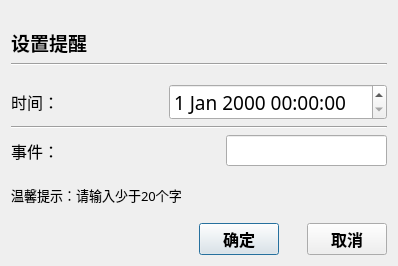
<?xml version="1.0" encoding="UTF-8"?>
<ui version="4.0">
 <class>Dialog</class>
 <widget class="QDialog" name="Dialog">
  <property name="geometry">
   <rect>
    <x>0</x>
    <y>0</y>
    <width>398</width>
    <height>266</height>
   </rect>
  </property>
  <property name="font">
   <font>
    <family>楷体</family>
    <pointsize>12</pointsize>
   </font>
  </property>
  <property name="windowTitle">
   <string>Dialog</string>
  </property>
  <layout class="QVBoxLayout" name="verticalLayout_2">
   <item>
    <layout class="QVBoxLayout" name="verticalLayout">
     <item>
      <spacer name="verticalSpacer_6">
       <property name="orientation">
        <enum>Qt::Vertical</enum>
       </property>
       <property name="sizeHint" stdset="0">
        <size>
         <width>20</width>
         <height>18</height>
        </size>
       </property>
      </spacer>
     </item>
     <item>
      <widget class="QLabel" name="label">
       <property name="font">
        <font>
         <family>楷体</family>
         <pointsize>14</pointsize>
         <weight>75</weight>
         <bold>true</bold>
        </font>
       </property>
       <property name="styleSheet">
        <string notr="true">background-image:url(:/photo/qing.png)</string>
       </property>
       <property name="text">
        <string>设置提醒</string>
       </property>
      </widget>
     </item>
     <item>
      <widget class="Line" name="line">
       <property name="styleSheet">
        <string notr="true">background-image:url(:black.png)</string>
       </property>
       <property name="orientation">
        <enum>Qt::Horizontal</enum>
       </property>
      </widget>
     </item>
     <item>
      <spacer name="verticalSpacer">
       <property name="orientation">
        <enum>Qt::Vertical</enum>
       </property>
       <property name="sizeHint" stdset="0">
        <size>
         <width>20</width>
         <height>13</height>
        </size>
       </property>
      </spacer>
     </item>
     <item>
      <layout class="QHBoxLayout" name="horizontalLayout_2">
       <item>
        <widget class="QLabel" name="label_3">
         <property name="styleSheet">
          <string notr="true">background-image:url(:/photo/sky.png)</string>
         </property>
         <property name="text">
          <string>时间：</string>
         </property>
        </widget>
       </item>
       <item>
        <spacer name="horizontalSpacer_2">
         <property name="orientation">
          <enum>Qt::Horizontal</enum>
         </property>
         <property name="sizeHint" stdset="0">
          <size>
           <width>10</width>
           <height>20</height>
          </size>
         </property>
        </spacer>
       </item>
       <item>
        <widget class="QDateTimeEdit" name="dateTimeEdit">
         <property name="font">
          <font>
           <family>楷体</family>
           <pointsize>14</pointsize>
          </font>
         </property>
        </widget>
       </item>
      </layout>
     </item>
     <item>
      <widget class="Line" name="line_2">
       <property name="styleSheet">
        <string notr="true">background-image:url(:black.png)</string>
       </property>
       <property name="orientation">
        <enum>Qt::Horizontal</enum>
       </property>
      </widget>
     </item>
     <item>
      <layout class="QHBoxLayout" name="horizontalLayout_3">
       <item>
        <widget class="QLabel" name="label_2">
         <property name="styleSheet">
          <string notr="true">background-image:url(:/photo/sky.png)</string>
         </property>
         <property name="text">
          <string>事件：</string>
         </property>
        </widget>
       </item>
       <item>
        <spacer name="horizontalSpacer_3">
         <property name="orientation">
          <enum>Qt::Horizontal</enum>
         </property>
         <property name="sizeHint" stdset="0">
          <size>
           <width>10</width>
           <height>20</height>
          </size>
         </property>
        </spacer>
       </item>
       <item>
        <widget class="QLineEdit" name="lineEdit">
         <property name="maxLength">
          <number>40</number>
         </property>
        </widget>
       </item>
      </layout>
     </item>
     <item>
      <spacer name="verticalSpacer_4">
       <property name="orientation">
        <enum>Qt::Vertical</enum>
       </property>
       <property name="sizeHint" stdset="0">
        <size>
         <width>20</width>
         <height>13</height>
        </size>
       </property>
      </spacer>
     </item>
     <item>
      <widget class="QLabel" name="label_4">
       <property name="font">
        <font>
         <pointsize>10</pointsize>
        </font>
       </property>
       <property name="styleSheet">
        <string notr="true">background-image:url(:/photo/red.png)</string>
       </property>
       <property name="text">
        <string>温馨提示：请输入少于20个字</string>
       </property>
      </widget>
     </item>
     <item>
      <spacer name="verticalSpacer_5">
       <property name="orientation">
        <enum>Qt::Vertical</enum>
       </property>
       <property name="sizeHint" stdset="0">
        <size>
         <width>20</width>
         <height>13</height>
        </size>
       </property>
      </spacer>
     </item>
     <item>
      <layout class="QHBoxLayout" name="horizontalLayout_4">
       <item>
        <spacer name="horizontalSpacer_4">
         <property name="orientation">
          <enum>Qt::Horizontal</enum>
         </property>
         <property name="sizeHint" stdset="0">
          <size>
           <width>188</width>
           <height>20</height>
          </size>
         </property>
        </spacer>
       </item>
       <item>
        <layout class="QHBoxLayout" name="horizontalLayout">
         <item>
          <widget class="QPushButton" name="pushButto_sure">
           <property name="font">
            <font>
             <family>楷体</family>
             <pointsize>12</pointsize>
             <weight>75</weight>
             <bold>true</bold>
            </font>
           </property>
           <property name="styleSheet">
            <string notr="true">background-image:url(:/photo/qing.png)</string>
           </property>
           <property name="text">
            <string>确定</string>
           </property>
          </widget>
         </item>
         <item>
          <spacer name="horizontalSpacer">
           <property name="orientation">
            <enum>Qt::Horizontal</enum>
           </property>
           <property name="sizeHint" stdset="0">
            <size>
             <width>20</width>
             <height>20</height>
            </size>
           </property>
          </spacer>
         </item>
         <item>
          <widget class="QPushButton" name="pushButton_cancel">
           <property name="font">
            <font>
             <weight>75</weight>
             <bold>true</bold>
            </font>
           </property>
           <property name="styleSheet">
            <string notr="true">background-image:url(:/photo/qing.png)</string>
           </property>
           <property name="text">
            <string>取消</string>
           </property>
          </widget>
         </item>
        </layout>
       </item>
      </layout>
     </item>
    </layout>
   </item>
  </layout>
 </widget>
 <resources/>
 <connections/>
</ui>
